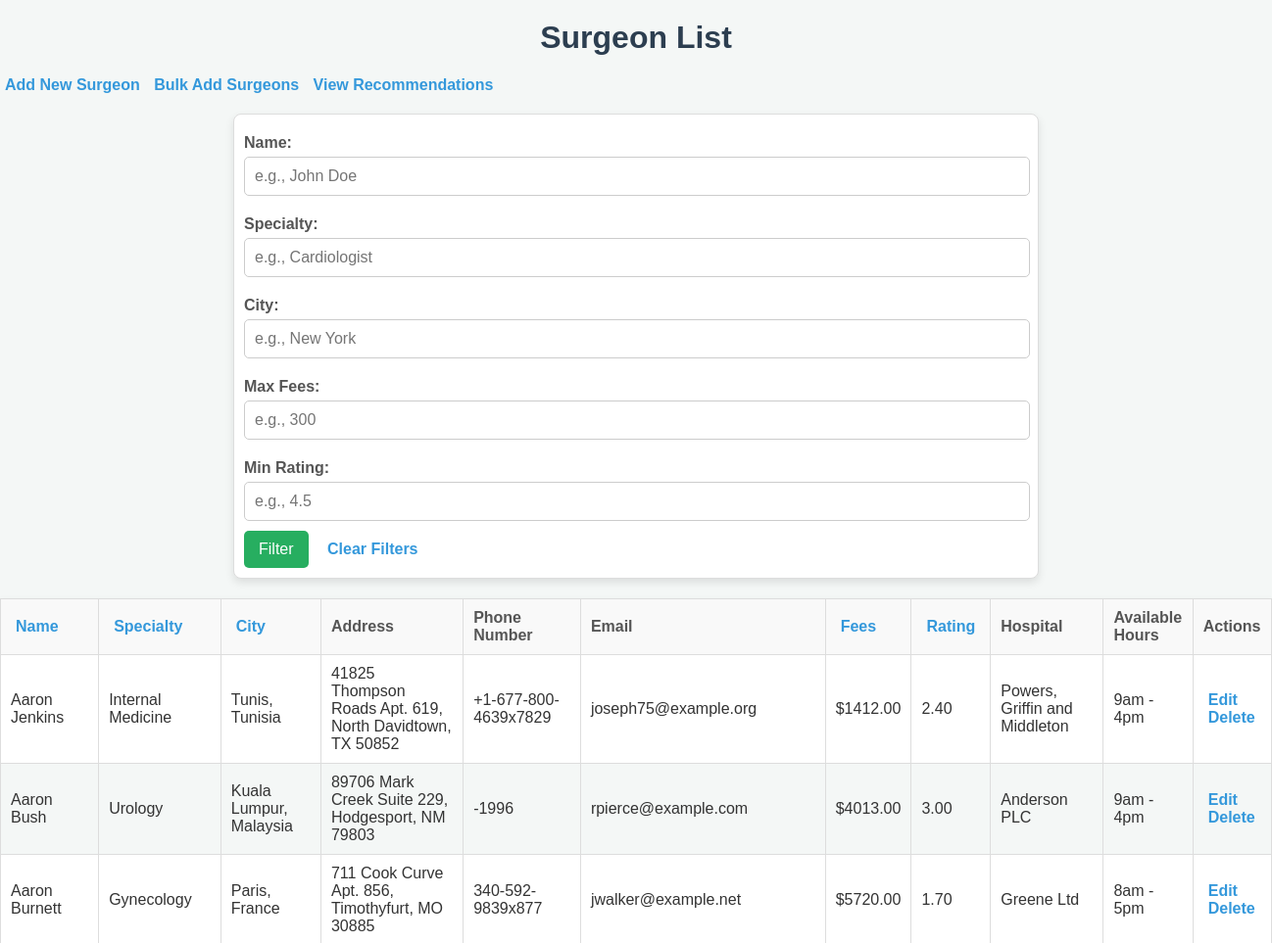
The app's page /surgeons/ (upper part), older data.
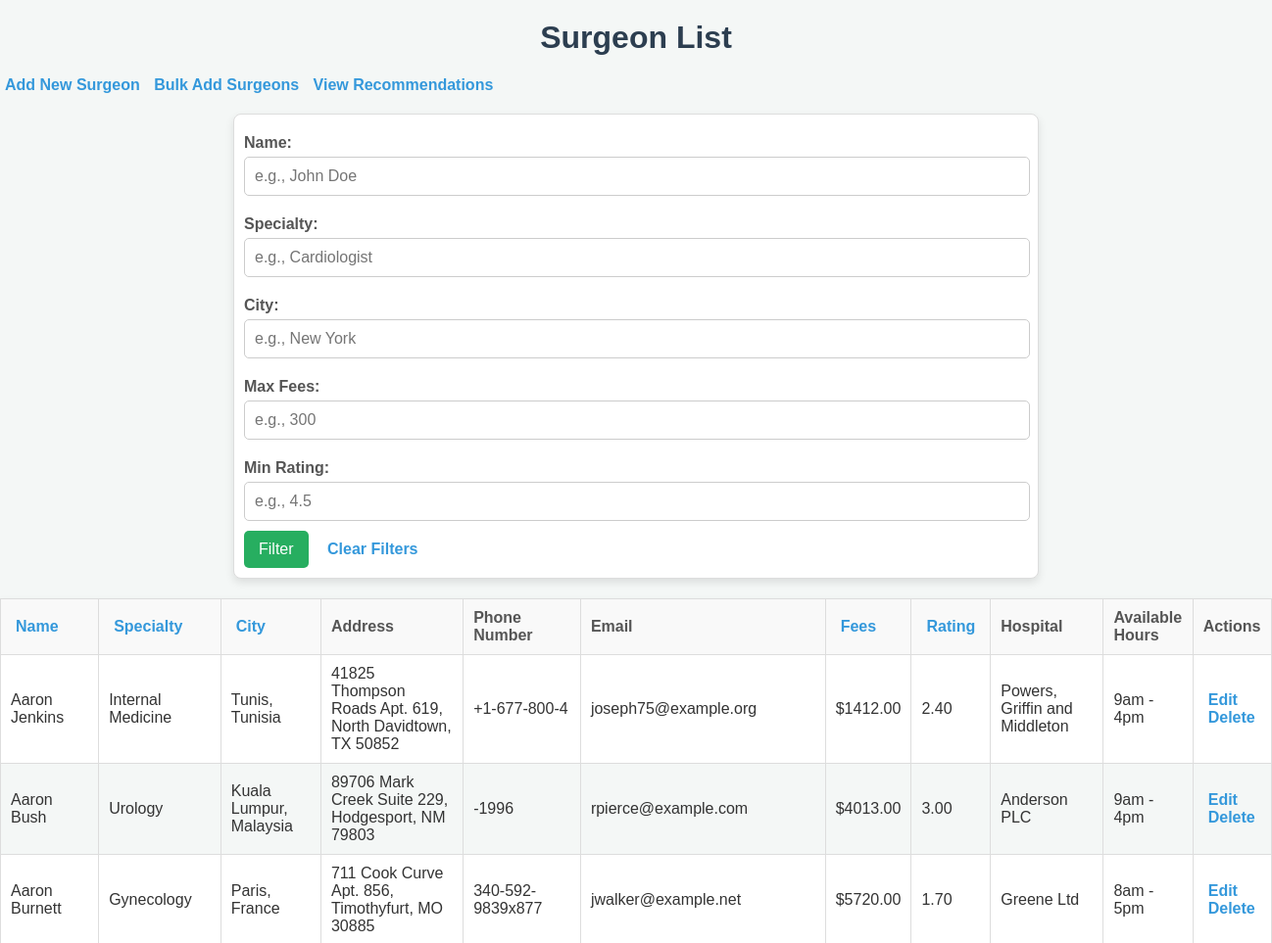
The same page, newer data.
### search/models.py (models this page shows)
class Surgeon(models.Model):
    first_name = models.CharField(max_length=100)
    last_name = models.CharField(max_length=100)
    specialty = models.CharField(max_length=100)
    city = models.CharField(max_length=100)
    address = models.CharField(max_length=255)
    phone_number = models.CharField(max_length=15)
    email = models.EmailField()
    fees = models.DecimalField(max_digits=10, decimal_places=2)
    rating = models.DecimalField(max_digits=3, decimal_places=2, null=True, blank=True)  # Rating out of 5
    hospital_name = models.CharField(max_length=255)
    available_hours = models.CharField(max_length=255)

### search/views.py (the view)
# urls.py: path('surgeons/', views.surgeon_list, name='surgeon-list'),
def surgeon_list(request):
    name = request.GET.get('name', '')
    specialty = request.GET.get('specialty', '')
    city = request.GET.get('city', '')
    max_fees = request.GET.get('max_fees', None)
    min_rating = request.GET.get('min_rating', None)
    sort = request.GET.get('sort', 'first_name')
    direction = request.GET.get('direction', 'asc')
    surgeons = Surgeon.objects.all()
    if name:
        surgeons = surgeons.filter(Q(first_name__icontains=name) | Q(last_name__icontains=name))
    if specialty:
        surgeons = surgeons.filter(specialty__icontains=specialty)
    if city:
        surgeons = surgeons.filter(city__icontains=city)
    if max_fees:
        try:
            max_fees = float(max_fees)
            surgeons = surgeons.filter(fees__lte=max_fees)
        except ValueError:
            pass
    if min_rating:
        try:
            min_rating = float(min_rating)
            surgeons = surgeons.filter(rating__gte=min_rating)
        except ValueError:
            pass
    if sort in ['first_name', 'specialty', 'city', 'fees', 'rating']:
        if direction == 'desc':
            sort = f'-{sort}'
        surgeons = surgeons.order_by(sort)
    next_directions = {
        column: 'asc' if sort != column or direction == 'desc' else 'desc'
        for column in ['first_name', 'specialty', 'city', 'fees', 'rating']
    }
    paginator = Paginator(surgeons, 20)
    page_number = request.GET.get('page')
    page_obj = paginator.get_page(page_number)
    return render(
        request,
        'search/surgeon_list.html',
        {
            'page_obj': page_obj,
            'sort': sort,
            'direction': direction,
            'next_directions': next_directions,
            'name': name,
            'specialty': specialty,
            'city': city,
            'max_fees': max_fees,
            'min_rating': min_rating,
        }
    )

### search/templates/search/surgeon_list.html (shortened to what this page needs)
{% load static %}
<!DOCTYPE html>
<html lang="en">
<head>
</head>
<body>
    <h1>Surgeon List</h1>
    <a href="{% url 'surgeon-create' %}">Add New Surgeon</a>
    <a href="{% url 'bulk-upload' %}">Bulk Add Surgeons</a>
    <a href="{% url 'surgeon-recommendations' %}">View Recommendations</a>
    <form method="get">
        <label for="name">Name:</label>
        <input type="text" id="name" name="name" value="{{ request.GET.name }}" placeholder="e.g., John Doe">
        <label for="specialty">Specialty:</label>
        <input type="text" id="specialty" name="specialty" value="{{ request.GET.specialty }}" placeholder="e.g., Cardiologist">
        <label for="city">City:</label>
        <input type="text" id="city" name="city" value="{{ request.GET.city }}" placeholder="e.g., New York">
        <label for="max_fees">Max Fees:</label>
        <input type="number" id="max_fees" name="max_fees" value="{{ request.GET.max_fees }}" placeholder="e.g., 300">
        <label for="min_rating">Min Rating:</label>
        <input type="number" id="min_rating" name="min_rating" step="0.01" min="0" max="5"
           value="{{ request.GET.min_rating }}" placeholder="e.g., 4.5">
        <button type="submit">Filter</button>
        <a href="{% url 'surgeon-list' %}">Clear Filters</a>
    </form>
    <table border="1">
        <thead>
            <tr>
                <th>
                    <a href="?name={{ request.GET.name }}&specialty={{ request.GET.specialty }}&city={{ request.GET.city }}&max_fees={{ request.GET.max_fees }}&min_rating={{ request.GET.min_rating }}&sort=first_name&direction={{ next_directions.first_name }}">Name</a>
                </th>
                <th>
                    <a href="?name={{ request.GET.name }}&specialty={{ request.GET.specialty }}&city={{ request.GET.city }}&max_fees={{ request.GET.max_fees }}&min_rating={{ request.GET.min_rating }}&sort=specialty&direction={{ next_directions.specialty }}">Specialty</a>
                </th>
                <th>
                    <a href="?name={{ request.GET.name }}&specialty={{ request.GET.specialty }}&city={{ request.GET.city }}&max_fees={{ request.GET.max_fees }}&min_rating={{ request.GET.min_rating }}&sort=city&direction={{ next_directions.city }}">City</a>
                </th>
                <th>Address</th>
                <th>Phone Number</th>
                <th>Email</th>
                <th>
                    <a href="?name={{ request.GET.name }}&specialty={{ request.GET.specialty }}&city={{ request.GET.city }}&max_fees={{ request.GET.max_fees }}&min_rating={{ request.GET.min_rating }}&sort=fees&direction={{ next_directions.fees }}">Fees</a>
                </th>
                <th>
                    <a href="?name={{ request.GET.name }}&specialty={{ request.GET.specialty }}&city={{ request.GET.city }}&max_fees={{ request.GET.max_fees }}&min_rating={{ request.GET.min_rating }}&sort=rating&direction={{ next_directions.rating }}">Rating</a>
                </th>
                <th>Hospital</th>
                <th>Available Hours</th>
                <th>Actions</th>
            </tr>
        </thead>
        <tbody>
            {% for surgeon in page_obj %}
            <tr>
                <td>{{ surgeon.first_name }} {{ surgeon.last_name }}</td>
                <td>{{ surgeon.specialty }}</td>
                <td>{{ surgeon.city }}</td>
                <td>{{ surgeon.address }}</td>
                <td>{{ surgeon.phone_number }}</td>
                <td>{{ surgeon.email }}</td>
                <td>${{ surgeon.fees }}</td>
                <td>{{ surgeon.rating|default:"N/A" }}</td>
                <td>{{ surgeon.hospital_name }}</td>
                <td>{{ surgeon.available_hours }}</td>
                <td>
                    <a href="{% url 'surgeon-update' surgeon.id %}">Edit</a>
                    <a href="{% url 'surgeon-delete' surgeon.id %}">Delete</a>
                </td>
            </tr>
            {% empty %}
            <tr>
                <td colspan="11">No surgeons available.</td>
            </tr>
            {% endfor %}
        </tbody>
    </table>
</body>
</html>

### search/templates/search/surgeon_list.html (style rules this page uses)
body { font-family: Arial, sans-serif; background-color: #f4f7f6; margin: 0; padding: 0; color: #333; }
h1 { text-align: center; color: #2c3e50; margin-top: 20px; }
a { text-decoration: none; color: #3498db; font-weight: bold; margin: 5px; }
form { margin: 20px auto; padding: 10px; background: white; border: 1px solid #ddd; border-radius: 8px; max-width: 800px; box-shadow: 0px 4px 8px rgba(0, 0, 0, 0.1); }
form label { display: block; font-weight: bold; margin-top: 10px; color: #555; }
form input { width: calc(100% - 20px); padding: 10px; margin-top: 5px; margin-bottom: 10px; border: 1px solid #ccc; border-radius: 5px; font-size: 1rem; }
form button { background-color: #27ae60; color: white; border: none; padding: 10px 15px; border-radius: 5px; cursor: pointer; font-size: 1rem; margin-right: 10px; }
table { width: 100%; border-collapse: collapse; margin: 20px 0; background-color: white; box-shadow: 0px 4px 8px rgba(0, 0, 0, 0.1); }
table th, table td { text-align: left; padding: 10px; border: 1px solid #ddd; }
table th { background-color: #f9f9f9; color: #555; font-weight: bold; cursor: pointer; }
table tr:nth-child(even) { background-color: #f4f7f6; }

Row changes from the older to the newer data that the page shows:
changed Surgeon "Jenkins": phone_number "+1-677-800-4639x7829" → "+1-677-800-4"
